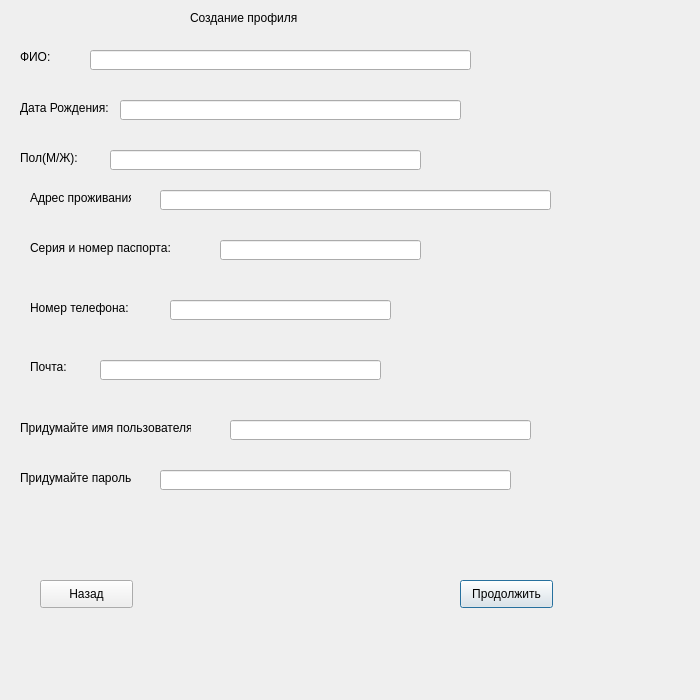
<?xml version="1.0" encoding="UTF-8"?>
<ui version="4.0">
 <class>registration</class>
 <widget class="QDialog" name="registration">
  <property name="geometry">
   <rect>
    <x>0</x>
    <y>0</y>
    <width>700</width>
    <height>700</height>
   </rect>
  </property>
  <property name="windowTitle">
   <string>Dialog</string>
  </property>
  <widget class="QLabel" name="label">
   <property name="geometry">
    <rect>
     <x>190</x>
     <y>10</y>
     <width>171</width>
     <height>16</height>
    </rect>
   </property>
   <property name="text">
    <string>Создание профиля</string>
   </property>
  </widget>
  <widget class="QLabel" name="label_2">
   <property name="geometry">
    <rect>
     <x>20</x>
     <y>50</y>
     <width>47</width>
     <height>13</height>
    </rect>
   </property>
   <property name="text">
    <string>ФИО:</string>
   </property>
  </widget>
  <widget class="QLineEdit" name="name">
   <property name="geometry">
    <rect>
     <x>90</x>
     <y>50</y>
     <width>381</width>
     <height>20</height>
    </rect>
   </property>
  </widget>
  <widget class="QLabel" name="label_3">
   <property name="geometry">
    <rect>
     <x>20</x>
     <y>100</y>
     <width>111</width>
     <height>16</height>
    </rect>
   </property>
   <property name="text">
    <string>Дата Рождения:</string>
   </property>
  </widget>
  <widget class="QLineEdit" name="birthday">
   <property name="geometry">
    <rect>
     <x>120</x>
     <y>100</y>
     <width>341</width>
     <height>20</height>
    </rect>
   </property>
  </widget>
  <widget class="QLineEdit" name="adress">
   <property name="geometry">
    <rect>
     <x>160</x>
     <y>190</y>
     <width>391</width>
     <height>20</height>
    </rect>
   </property>
  </widget>
  <widget class="QLabel" name="label_4">
   <property name="geometry">
    <rect>
     <x>20</x>
     <y>160</y>
     <width>47</width>
     <height>13</height>
    </rect>
   </property>
   <property name="text">
    <string/>
   </property>
  </widget>
  <widget class="QLabel" name="label_5">
   <property name="geometry">
    <rect>
     <x>30</x>
     <y>190</y>
     <width>101</width>
     <height>16</height>
    </rect>
   </property>
   <property name="text">
    <string>Адрес проживания:</string>
   </property>
  </widget>
  <widget class="QLineEdit" name="passport">
   <property name="geometry">
    <rect>
     <x>220</x>
     <y>240</y>
     <width>201</width>
     <height>20</height>
    </rect>
   </property>
  </widget>
  <widget class="QLabel" name="label_8">
   <property name="geometry">
    <rect>
     <x>30</x>
     <y>240</y>
     <width>161</width>
     <height>16</height>
    </rect>
   </property>
   <property name="text">
    <string>Серия и номер паспорта:</string>
   </property>
  </widget>
  <widget class="QLineEdit" name="phone">
   <property name="geometry">
    <rect>
     <x>170</x>
     <y>300</y>
     <width>221</width>
     <height>20</height>
    </rect>
   </property>
  </widget>
  <widget class="QLabel" name="label_9">
   <property name="geometry">
    <rect>
     <x>30</x>
     <y>300</y>
     <width>101</width>
     <height>16</height>
    </rect>
   </property>
   <property name="text">
    <string>Номер телефона:</string>
   </property>
  </widget>
  <widget class="QLineEdit" name="email">
   <property name="geometry">
    <rect>
     <x>100</x>
     <y>360</y>
     <width>281</width>
     <height>20</height>
    </rect>
   </property>
  </widget>
  <widget class="QLabel" name="label_10">
   <property name="geometry">
    <rect>
     <x>30</x>
     <y>360</y>
     <width>47</width>
     <height>13</height>
    </rect>
   </property>
   <property name="text">
    <string>Почта:</string>
   </property>
  </widget>
  <widget class="QPushButton" name="continue_2">
   <property name="geometry">
    <rect>
     <x>460</x>
     <y>580</y>
     <width>93</width>
     <height>28</height>
    </rect>
   </property>
   <property name="text">
    <string>Продолжить</string>
   </property>
  </widget>
  <widget class="QPushButton" name="back_2">
   <property name="geometry">
    <rect>
     <x>40</x>
     <y>580</y>
     <width>93</width>
     <height>28</height>
    </rect>
   </property>
   <property name="text">
    <string>Назад</string>
   </property>
  </widget>
  <widget class="QLabel" name="label_11">
   <property name="geometry">
    <rect>
     <x>20</x>
     <y>420</y>
     <width>171</width>
     <height>16</height>
    </rect>
   </property>
   <property name="text">
    <string>Придумайте имя пользователя:</string>
   </property>
  </widget>
  <widget class="QLabel" name="label_12">
   <property name="geometry">
    <rect>
     <x>20</x>
     <y>470</y>
     <width>111</width>
     <height>16</height>
    </rect>
   </property>
   <property name="text">
    <string>Придумайте пароль:</string>
   </property>
  </widget>
  <widget class="QLineEdit" name="user_name">
   <property name="geometry">
    <rect>
     <x>230</x>
     <y>420</y>
     <width>301</width>
     <height>20</height>
    </rect>
   </property>
  </widget>
  <widget class="QLineEdit" name="password">
   <property name="geometry">
    <rect>
     <x>160</x>
     <y>470</y>
     <width>351</width>
     <height>20</height>
    </rect>
   </property>
  </widget>
  <widget class="QLabel" name="label_6">
   <property name="geometry">
    <rect>
     <x>20</x>
     <y>150</y>
     <width>81</width>
     <height>16</height>
    </rect>
   </property>
   <property name="text">
    <string>Пол(М/Ж):</string>
   </property>
  </widget>
  <widget class="QLineEdit" name="lineEdit">
   <property name="geometry">
    <rect>
     <x>110</x>
     <y>150</y>
     <width>311</width>
     <height>20</height>
    </rect>
   </property>
  </widget>
 </widget>
 <resources/>
 <connections/>
</ui>
